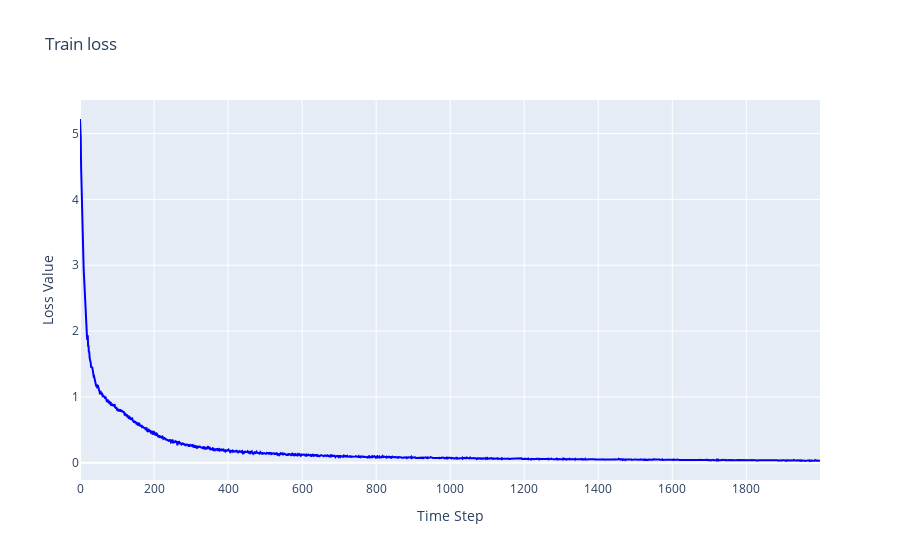
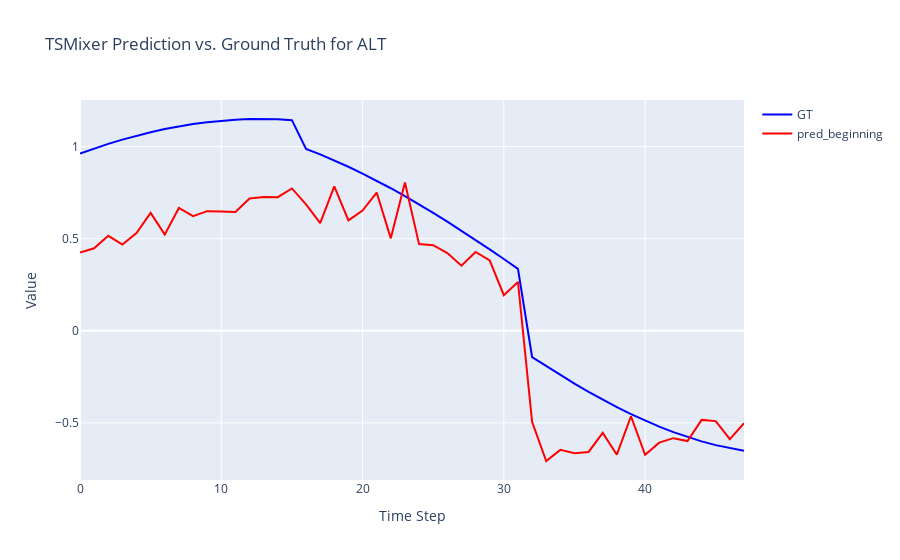
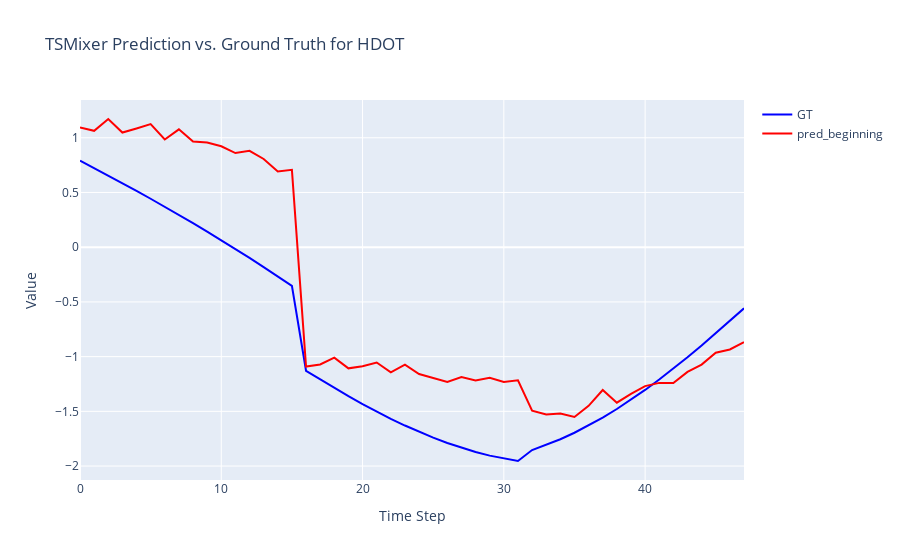
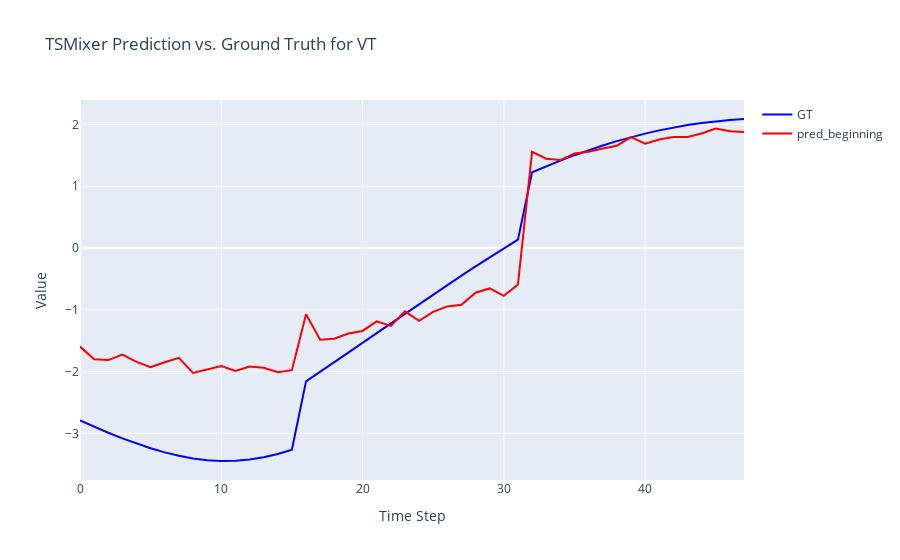

The cell these charts' notebook holds for them, in order:
### Code cell
# 使用模型进行预测
'''
对下一秒的预测和对后面第16秒的预测在数值上没有任何区别
'''
scaled_preds = []
for inputs_list, label_list in zip(test_inputs, test_labels):
    inputs_tensor, label_tensor = inputs_list[0].to(device), label_list[0].to(device)
    output = model(inputs_tensor)
    # print(output.size())
    scaled_preds.extend(output.detach().cpu().numpy())

# 将缩放和逆变换的预测存储在 DataFrame 中，以评估性能并稍后绘制预测
cols = ['ALT', 'HDOT', 'VT', 'ALPHA', 'GAMMA', 'PITCH', 'GREF', 'WXDT', 'WZ', 'VDOT', 'ALRT']

scaled_preds = np.array(scaled_preds)
scaled_preds = scaled_preds.reshape(-1, scaled_preds.shape[-1])
scaled_preds_df = pd.DataFrame(scaled_preds)
scaled_preds_df.columns = cols

preds = data_loader.inverse_transform(scaled_preds)

preds_df = pd.DataFrame(preds)
preds_df.columns = cols

# 可视化预测结果
tsmixer_preds = preds

cols_to_plot = ['ALT', 'HDOT', 'VT', 'ALPHA', 'GAMMA', 'PITCH', 'GREF', 'WXDT', 'WZ', 'VDOT', 'ALRT']

import plotly.graph_objects as go

# 交互式可视化
fig = go.Figure()
fig.add_trace(go.Scatter(y=train_loss, mode='lines', name = 'loss', line = dict(color='blue')))
fig.update_layout(
    title=f'Train loss',
    xaxis_title='Time Step',
    yaxis_title='Loss Value'
)
fig.show()

for batch in test_labels:
    label_array = batch[0].cpu().numpy()
    label_array = label_array.reshape(-1, label_array.shape[-1])
    for idx in range(len(cols_to_plot)):
        fig = go.Figure()
        # fig.add_trace(go.Scatter(y=test_X_origin[:decay_steps+pred_steps, idx], mode='lines', name = 'GT', line = dict(color='blue')))
        fig.add_trace(go.Scatter(y=label_array[:, idx], mode='lines', name = 'GT', line = dict(color='blue')))
        fig.add_trace(go.Scatter(y=scaled_preds[:, idx], mode='lines', name = 'pred_beginning', line = dict(color='red')))
        fig.update_layout(
            title=f'TSMixer Prediction vs. Ground Truth for {cols_to_plot[idx]}',
            xaxis_title='Time Step',
            yaxis_title='Value'
        )
        fig.show()

### Figure 1 — Plotly figure (JSON) as saved in the notebook; plotly's stock layout.template omitted (floating-point values rounded to 4 significant figures; data arrays with more than 128 entries replaced by an {"elided": "..."} marker saying what was removed)
{"data": [{"line": {"color": "blue"}, "mode": "lines", "name": "loss", "type": "scatter", "y": {"elided": "2000 float values"}}], "layout": {"title": {"text": "Train loss"}, "xaxis": {"title": {"text": "Time Step"}}, "yaxis": {"title": {"text": "Loss Value"}}}}

### Figure 2 — Plotly figure (JSON) as saved in the notebook; plotly's stock layout.template omitted (floating-point values rounded to 4 significant figures)
{"data": [{"line": {"color": "blue"}, "mode": "lines", "name": "GT", "type": "scatter", "y": [0.962, 0.9894, 1.015, 1.038, 1.059, 1.078, 1.095, 1.11, 1.122, 1.133, 1.141, 1.146, 1.149, 1.15, 1.148, 1.144, 0.9874, 0.9575, 0.9251, 0.8905, 0.8537, 0.8149, 0.774, 0.7312, 0.6866, 0.6404, 0.5927, 0.5436, 0.4933, 0.4419, 0.3895, 0.3365, -0.1425, -0.1922, -0.2404, -0.2869, -0.3316, -0.3743, -0.4146, -0.4526, -0.488, -0.5206, -0.5503, -0.577, -0.6005, -0.6208, -0.6377, -0.6512]}, {"line": {"color": "red"}, "mode": "lines", "name": "pred_beginning", "type": "scatter", "y": [0.4246, 0.4478, 0.5154, 0.4682, 0.5301, 0.6401, 0.5224, 0.6669, 0.6225, 0.6496, 0.648, 0.6451, 0.7181, 0.726, 0.7254, 0.7729, 0.6861, 0.5842, 0.7837, 0.5993, 0.6529, 0.7505, 0.5019, 0.8047, 0.4707, 0.4644, 0.4218, 0.3538, 0.4281, 0.3825, 0.1934, 0.2654, -0.4939, -0.707, -0.6467, -0.6654, -0.6577, -0.5541, -0.6728, -0.4639, -0.6729, -0.6073, -0.583, -0.5986, -0.4838, -0.4905, -0.5884, -0.5016]}], "layout": {"title": {"text": "TSMixer Prediction vs. Ground Truth for ALT"}, "xaxis": {"title": {"text": "Time Step"}}, "yaxis": {"title": {"text": "Value"}}}}

### Figure 3 — Plotly figure (JSON) as saved in the notebook; plotly's stock layout.template omitted (floating-point values rounded to 4 significant figures)
{"data": [{"line": {"color": "blue"}, "mode": "lines", "name": "GT", "type": "scatter", "y": [0.7901, 0.7225, 0.654, 0.5846, 0.5141, 0.4426, 0.3699, 0.2958, 0.2203, 0.1432, 0.06444, -0.01609, -0.09833, -0.1822, -0.2674, -0.3538, -1.129, -1.209, -1.287, -1.362, -1.434, -1.503, -1.568, -1.63, -1.687, -1.74, -1.789, -1.833, -1.871, -1.905, -1.932, -1.954, -1.853, -1.808, -1.755, -1.696, -1.63, -1.557, -1.479, -1.394, -1.304, -1.209, -1.11, -1.006, -0.8985, -0.7878, -0.6745, -0.559]}, {"line": {"color": "red"}, "mode": "lines", "name": "pred_beginning", "type": "scatter", "y": [1.093, 1.063, 1.171, 1.048, 1.085, 1.124, 0.9842, 1.077, 0.9649, 0.9563, 0.9224, 0.8605, 0.8809, 0.8062, 0.692, 0.7066, -1.09, -1.072, -1.01, -1.107, -1.088, -1.054, -1.144, -1.074, -1.159, -1.197, -1.232, -1.186, -1.218, -1.193, -1.231, -1.215, -1.494, -1.528, -1.52, -1.551, -1.45, -1.305, -1.421, -1.34, -1.27, -1.24, -1.242, -1.139, -1.073, -0.9642, -0.9349, -0.8678]}], "layout": {"title": {"text": "TSMixer Prediction vs. Ground Truth for HDOT"}, "xaxis": {"title": {"text": "Time Step"}}, "yaxis": {"title": {"text": "Value"}}}}

### Figure 4 — Plotly figure (JSON) as saved in the notebook; plotly's stock layout.template omitted (floating-point values rounded to 4 significant figures)
{"data": [{"line": {"color": "blue"}, "mode": "lines", "name": "GT", "type": "scatter", "y": [-2.79, -2.893, -2.99, -3.082, -3.166, -3.242, -3.308, -3.363, -3.406, -3.435, -3.448, -3.445, -3.425, -3.388, -3.334, -3.264, -2.158, -2.005, -1.851, -1.694, -1.537, -1.379, -1.221, -1.063, -0.9066, -0.7514, -0.5977, -0.4461, -0.2967, -0.1498, -0.00581, 0.1351, 1.226, 1.324, 1.416, 1.503, 1.585, 1.66, 1.73, 1.794, 1.853, 1.905, 1.951, 1.991, 2.024, 2.052, 2.074, 2.089]}, {"line": {"color": "red"}, "mode": "lines", "name": "pred_beginning", "type": "scatter", "y": [-1.596, -1.802, -1.814, -1.726, -1.843, -1.929, -1.849, -1.778, -2.021, -1.963, -1.91, -1.989, -1.919, -1.937, -2.01, -1.978, -1.07, -1.486, -1.469, -1.384, -1.342, -1.187, -1.26, -1.024, -1.179, -1.034, -0.9453, -0.9184, -0.7233, -0.6541, -0.7729, -0.5898, 1.557, 1.445, 1.424, 1.529, 1.56, 1.612, 1.657, 1.796, 1.691, 1.757, 1.796, 1.798, 1.853, 1.934, 1.889, 1.88]}], "layout": {"title": {"text": "TSMixer Prediction vs. Ground Truth for VT"}, "xaxis": {"title": {"text": "Time Step"}}, "yaxis": {"title": {"text": "Value"}}}}
